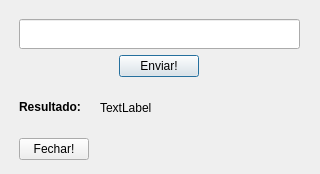
<?xml version="1.0" encoding="UTF-8"?>
<ui version="4.0">
 <class>Bissexto</class>
 <widget class="QDialog" name="Bissexto">
  <property name="geometry">
   <rect>
    <x>0</x>
    <y>0</y>
    <width>320</width>
    <height>174</height>
   </rect>
  </property>
  <property name="windowTitle">
   <string>Bissexto</string>
  </property>
  <widget class="QWidget" name="">
   <property name="geometry">
    <rect>
     <x>19</x>
     <y>19</y>
     <width>281</width>
     <height>141</height>
    </rect>
   </property>
   <layout class="QVBoxLayout" name="verticalLayout">
    <item>
     <widget class="QLineEdit" name="lineEdit">
      <property name="minimumSize">
       <size>
        <width>0</width>
        <height>30</height>
       </size>
      </property>
     </widget>
    </item>
    <item alignment="Qt::AlignHCenter">
     <widget class="QPushButton" name="pushButton">
      <property name="maximumSize">
       <size>
        <width>80</width>
        <height>16777215</height>
       </size>
      </property>
      <property name="text">
       <string>Enviar!</string>
      </property>
     </widget>
    </item>
    <item>
     <layout class="QHBoxLayout" name="horizontalLayout">
      <property name="spacing">
       <number>6</number>
      </property>
      <item>
       <widget class="QLabel" name="label">
        <property name="maximumSize">
         <size>
          <width>75</width>
          <height>16777215</height>
         </size>
        </property>
        <property name="text">
         <string>&lt;html&gt;&lt;head/&gt;&lt;body&gt;&lt;p&gt;&lt;span style=&quot; font-weight:600;&quot;&gt;Resultado:&lt;/span&gt;&lt;/p&gt;&lt;/body&gt;&lt;/html&gt;</string>
        </property>
       </widget>
      </item>
      <item>
       <widget class="QLabel" name="label_2">
        <property name="text">
         <string>TextLabel</string>
        </property>
       </widget>
      </item>
     </layout>
    </item>
    <item>
     <widget class="QPushButton" name="pushButton_2">
      <property name="maximumSize">
       <size>
        <width>70</width>
        <height>16777215</height>
       </size>
      </property>
      <property name="text">
       <string>Fechar!</string>
      </property>
     </widget>
    </item>
   </layout>
  </widget>
 </widget>
 <resources/>
 <connections>
  <connection>
   <sender>pushButton_2</sender>
   <signal>clicked()</signal>
   <receiver>Bissexto</receiver>
   <slot>close()</slot>
   <hints>
    <hint type="sourcelabel">
     <x>53</x>
     <y>206</y>
    </hint>
    <hint type="destinationlabel">
     <x>159</x>
     <y>119</y>
    </hint>
   </hints>
  </connection>
 </connections>
</ui>
